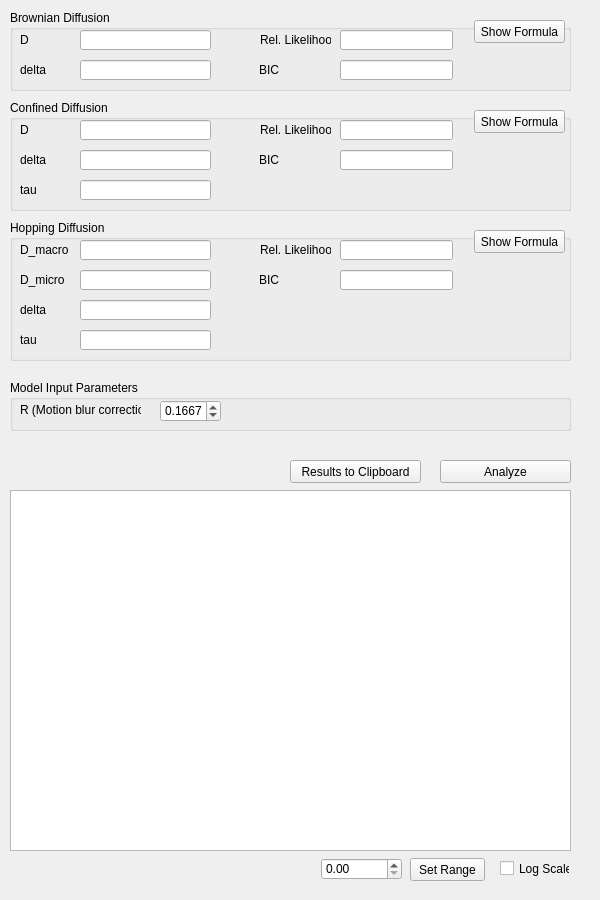
<?xml version="1.0" encoding="UTF-8"?>
<ui version="4.0">
 <class>Form</class>
 <widget class="QWidget" name="Form">
  <property name="geometry">
   <rect>
    <x>0</x>
    <y>0</y>
    <width>600</width>
    <height>900</height>
   </rect>
  </property>
  <property name="windowTitle">
   <string>Form</string>
  </property>
  <widget class="QGroupBox" name="groupBoxModel1">
   <property name="geometry">
    <rect>
     <x>10</x>
     <y>10</y>
     <width>561</width>
     <height>81</height>
    </rect>
   </property>
   <property name="title">
    <string>Brownian Diffusion</string>
   </property>
   <widget class="QPushButton" name="pushButtonFormula_1">
    <property name="geometry">
     <rect>
      <x>464</x>
      <y>10</y>
      <width>91</width>
      <height>23</height>
     </rect>
    </property>
    <property name="text">
     <string>Show Formula</string>
    </property>
   </widget>
   <widget class="QLineEdit" name="lineEditParam1_1">
    <property name="geometry">
     <rect>
      <x>70</x>
      <y>20</y>
      <width>131</width>
      <height>20</height>
     </rect>
    </property>
   </widget>
   <widget class="QLineEdit" name="lineEditParam2_1">
    <property name="geometry">
     <rect>
      <x>70</x>
      <y>50</y>
      <width>131</width>
      <height>20</height>
     </rect>
    </property>
   </widget>
   <widget class="QLabel" name="labelParam1_1">
    <property name="geometry">
     <rect>
      <x>10</x>
      <y>20</y>
      <width>50</width>
      <height>20</height>
     </rect>
    </property>
    <property name="text">
     <string>D</string>
    </property>
   </widget>
   <widget class="QLabel" name="labelParam2_1">
    <property name="geometry">
     <rect>
      <x>10</x>
      <y>50</y>
      <width>47</width>
      <height>20</height>
     </rect>
    </property>
    <property name="text">
     <string>delta</string>
    </property>
   </widget>
   <widget class="QLineEdit" name="lineEditRelLikelihood_1">
    <property name="geometry">
     <rect>
      <x>330</x>
      <y>20</y>
      <width>113</width>
      <height>20</height>
     </rect>
    </property>
   </widget>
   <widget class="QLineEdit" name="lineEditBIC_1">
    <property name="geometry">
     <rect>
      <x>330</x>
      <y>50</y>
      <width>113</width>
      <height>20</height>
     </rect>
    </property>
   </widget>
   <widget class="QLabel" name="labelRelLikelihood_1">
    <property name="geometry">
     <rect>
      <x>250</x>
      <y>20</y>
      <width>71</width>
      <height>20</height>
     </rect>
    </property>
    <property name="text">
     <string>Rel. Likelihood</string>
    </property>
   </widget>
   <widget class="QLabel" name="labelBIC_1">
    <property name="geometry">
     <rect>
      <x>249</x>
      <y>50</y>
      <width>71</width>
      <height>20</height>
     </rect>
    </property>
    <property name="text">
     <string>BIC</string>
    </property>
   </widget>
  </widget>
  <widget class="ModelFitWidget" name="plot">
   <property name="geometry">
    <rect>
     <x>10</x>
     <y>490</y>
     <width>561</width>
     <height>361</height>
    </rect>
   </property>
  </widget>
  <widget class="QGroupBox" name="groupBoxModel2">
   <property name="geometry">
    <rect>
     <x>10</x>
     <y>100</y>
     <width>561</width>
     <height>111</height>
    </rect>
   </property>
   <property name="title">
    <string>Confined Diffusion</string>
   </property>
   <widget class="QPushButton" name="pushButtonFormula_2">
    <property name="geometry">
     <rect>
      <x>464</x>
      <y>10</y>
      <width>91</width>
      <height>23</height>
     </rect>
    </property>
    <property name="text">
     <string>Show Formula</string>
    </property>
   </widget>
   <widget class="QLineEdit" name="lineEditParam1_2">
    <property name="geometry">
     <rect>
      <x>70</x>
      <y>20</y>
      <width>131</width>
      <height>20</height>
     </rect>
    </property>
   </widget>
   <widget class="QLineEdit" name="lineEditParam2_2">
    <property name="geometry">
     <rect>
      <x>70</x>
      <y>50</y>
      <width>131</width>
      <height>20</height>
     </rect>
    </property>
   </widget>
   <widget class="QLabel" name="labelParam1_2">
    <property name="geometry">
     <rect>
      <x>10</x>
      <y>20</y>
      <width>50</width>
      <height>20</height>
     </rect>
    </property>
    <property name="text">
     <string>D</string>
    </property>
   </widget>
   <widget class="QLabel" name="labelParam2_2">
    <property name="geometry">
     <rect>
      <x>10</x>
      <y>50</y>
      <width>47</width>
      <height>20</height>
     </rect>
    </property>
    <property name="text">
     <string>delta</string>
    </property>
   </widget>
   <widget class="QLineEdit" name="lineEditRelLikelihood_2">
    <property name="geometry">
     <rect>
      <x>330</x>
      <y>20</y>
      <width>113</width>
      <height>20</height>
     </rect>
    </property>
   </widget>
   <widget class="QLineEdit" name="lineEditBIC_2">
    <property name="geometry">
     <rect>
      <x>330</x>
      <y>50</y>
      <width>113</width>
      <height>20</height>
     </rect>
    </property>
   </widget>
   <widget class="QLabel" name="labelRelLikelihood_2">
    <property name="geometry">
     <rect>
      <x>250</x>
      <y>20</y>
      <width>71</width>
      <height>20</height>
     </rect>
    </property>
    <property name="text">
     <string>Rel. Likelihood</string>
    </property>
   </widget>
   <widget class="QLabel" name="labelBIC_2">
    <property name="geometry">
     <rect>
      <x>249</x>
      <y>50</y>
      <width>71</width>
      <height>20</height>
     </rect>
    </property>
    <property name="text">
     <string>BIC</string>
    </property>
   </widget>
   <widget class="QLineEdit" name="lineEditParam3_2">
    <property name="geometry">
     <rect>
      <x>70</x>
      <y>80</y>
      <width>131</width>
      <height>20</height>
     </rect>
    </property>
   </widget>
   <widget class="QLabel" name="labelParam3_2">
    <property name="geometry">
     <rect>
      <x>10</x>
      <y>80</y>
      <width>47</width>
      <height>20</height>
     </rect>
    </property>
    <property name="text">
     <string>tau</string>
    </property>
   </widget>
  </widget>
  <widget class="QCheckBox" name="checkBoxLogPlot">
   <property name="geometry">
    <rect>
     <x>500</x>
     <y>860</y>
     <width>70</width>
     <height>17</height>
    </rect>
   </property>
   <property name="text">
    <string>Log Scale</string>
   </property>
  </widget>
  <widget class="QPushButton" name="pushButtonClipboard">
   <property name="geometry">
    <rect>
     <x>290</x>
     <y>460</y>
     <width>131</width>
     <height>23</height>
    </rect>
   </property>
   <property name="text">
    <string>Results to Clipboard</string>
   </property>
  </widget>
  <widget class="QPushButton" name="pushButtonAnalyze">
   <property name="geometry">
    <rect>
     <x>440</x>
     <y>460</y>
     <width>131</width>
     <height>23</height>
    </rect>
   </property>
   <property name="text">
    <string>Analyze</string>
   </property>
  </widget>
  <widget class="QGroupBox" name="groupBoxModel3">
   <property name="geometry">
    <rect>
     <x>10</x>
     <y>220</y>
     <width>561</width>
     <height>141</height>
    </rect>
   </property>
   <property name="title">
    <string>Hopping Diffusion</string>
   </property>
   <widget class="QPushButton" name="pushButtonFormula_3">
    <property name="geometry">
     <rect>
      <x>464</x>
      <y>10</y>
      <width>91</width>
      <height>23</height>
     </rect>
    </property>
    <property name="text">
     <string>Show Formula</string>
    </property>
   </widget>
   <widget class="QLineEdit" name="lineEditParam1_3">
    <property name="geometry">
     <rect>
      <x>70</x>
      <y>20</y>
      <width>131</width>
      <height>20</height>
     </rect>
    </property>
   </widget>
   <widget class="QLineEdit" name="lineEditParam2_3">
    <property name="geometry">
     <rect>
      <x>70</x>
      <y>50</y>
      <width>131</width>
      <height>20</height>
     </rect>
    </property>
   </widget>
   <widget class="QLabel" name="labelParam1_3">
    <property name="geometry">
     <rect>
      <x>10</x>
      <y>20</y>
      <width>50</width>
      <height>20</height>
     </rect>
    </property>
    <property name="text">
     <string>D_macro</string>
    </property>
   </widget>
   <widget class="QLabel" name="labelParam2_3">
    <property name="geometry">
     <rect>
      <x>10</x>
      <y>50</y>
      <width>47</width>
      <height>20</height>
     </rect>
    </property>
    <property name="text">
     <string>D_micro</string>
    </property>
   </widget>
   <widget class="QLineEdit" name="lineEditRelLikelihood_3">
    <property name="geometry">
     <rect>
      <x>330</x>
      <y>20</y>
      <width>113</width>
      <height>20</height>
     </rect>
    </property>
   </widget>
   <widget class="QLineEdit" name="lineEditBIC_3">
    <property name="geometry">
     <rect>
      <x>330</x>
      <y>50</y>
      <width>113</width>
      <height>20</height>
     </rect>
    </property>
   </widget>
   <widget class="QLabel" name="labelRelLikelihood_3">
    <property name="geometry">
     <rect>
      <x>250</x>
      <y>20</y>
      <width>71</width>
      <height>20</height>
     </rect>
    </property>
    <property name="text">
     <string>Rel. Likelihood</string>
    </property>
   </widget>
   <widget class="QLabel" name="labelBIC_3">
    <property name="geometry">
     <rect>
      <x>249</x>
      <y>50</y>
      <width>71</width>
      <height>20</height>
     </rect>
    </property>
    <property name="text">
     <string>BIC</string>
    </property>
   </widget>
   <widget class="QLineEdit" name="lineEditParam3_3">
    <property name="geometry">
     <rect>
      <x>70</x>
      <y>80</y>
      <width>131</width>
      <height>20</height>
     </rect>
    </property>
   </widget>
   <widget class="QLabel" name="labelParam3_3">
    <property name="geometry">
     <rect>
      <x>10</x>
      <y>80</y>
      <width>47</width>
      <height>20</height>
     </rect>
    </property>
    <property name="text">
     <string>delta</string>
    </property>
   </widget>
   <widget class="QLineEdit" name="lineEditParam4_3">
    <property name="geometry">
     <rect>
      <x>70</x>
      <y>110</y>
      <width>131</width>
      <height>20</height>
     </rect>
    </property>
   </widget>
   <widget class="QLabel" name="labelParam3_4">
    <property name="geometry">
     <rect>
      <x>10</x>
      <y>110</y>
      <width>47</width>
      <height>20</height>
     </rect>
    </property>
    <property name="text">
     <string>tau</string>
    </property>
   </widget>
  </widget>
  <widget class="QPushButton" name="pushButtonSetRange">
   <property name="geometry">
    <rect>
     <x>410</x>
     <y>858</y>
     <width>75</width>
     <height>23</height>
    </rect>
   </property>
   <property name="text">
    <string>Set Range</string>
   </property>
  </widget>
  <widget class="QDoubleSpinBox" name="doubleSpinBoxRange">
   <property name="geometry">
    <rect>
     <x>321</x>
     <y>858</y>
     <width>81</width>
     <height>22</height>
    </rect>
   </property>
   <property name="maximum">
    <double>10000.000000000000000</double>
   </property>
  </widget>
  <widget class="QGroupBox" name="groupBoxInputParam">
   <property name="geometry">
    <rect>
     <x>10</x>
     <y>380</y>
     <width>561</width>
     <height>51</height>
    </rect>
   </property>
   <property name="title">
    <string>Model Input Parameters</string>
   </property>
   <widget class="QLabel" name="labelInputParam1">
    <property name="geometry">
     <rect>
      <x>10</x>
      <y>20</y>
      <width>121</width>
      <height>20</height>
     </rect>
    </property>
    <property name="text">
     <string>R (Motion blur correction)</string>
    </property>
   </widget>
   <widget class="QDoubleSpinBox" name="doubleSpinBoxInputParam1">
    <property name="geometry">
     <rect>
      <x>150</x>
      <y>20</y>
      <width>61</width>
      <height>22</height>
     </rect>
    </property>
    <property name="decimals">
     <number>4</number>
    </property>
    <property name="maximum">
     <double>0.250000000000000</double>
    </property>
    <property name="singleStep">
     <double>0.010000000000000</double>
    </property>
    <property name="value">
     <double>0.166700000000000</double>
    </property>
   </widget>
  </widget>
 </widget>
 <customwidgets>
  <customwidget>
   <class>ModelFitWidget</class>
   <extends>QGraphicsView</extends>
   <header>gui.tab.msd</header>
  </customwidget>
 </customwidgets>
 <resources/>
 <connections/>
</ui>
